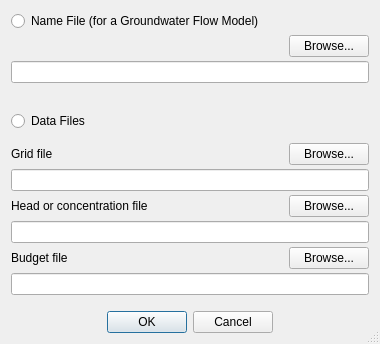
<?xml version="1.0" encoding="UTF-8"?>
<ui version="4.0">
 <class>Modflow6DataFilesDialog</class>
 <widget class="QDialog" name="Modflow6DataFilesDialog">
  <property name="geometry">
   <rect>
    <x>0</x>
    <y>0</y>
    <width>380</width>
    <height>343</height>
   </rect>
  </property>
  <property name="windowTitle">
   <string>Dialog</string>
  </property>
  <property name="sizeGripEnabled">
   <bool>true</bool>
  </property>
  <layout class="QGridLayout" name="gridLayout">
   <property name="spacing">
    <number>4</number>
   </property>
   <item row="3" column="0" colspan="2">
    <spacer name="verticalSpacer">
     <property name="orientation">
      <enum>Qt::Vertical</enum>
     </property>
     <property name="sizeType">
      <enum>QSizePolicy::MinimumExpanding</enum>
     </property>
     <property name="sizeHint" stdset="0">
      <size>
       <width>20</width>
       <height>24</height>
      </size>
     </property>
    </spacer>
   </item>
   <item row="10" column="1">
    <widget class="QPushButton" name="pushButtonBrowseModelBudgetFile">
     <property name="sizePolicy">
      <sizepolicy hsizetype="Fixed" vsizetype="Fixed">
       <horstretch>0</horstretch>
       <verstretch>0</verstretch>
      </sizepolicy>
     </property>
     <property name="text">
      <string>Browse...</string>
     </property>
    </widget>
   </item>
   <item row="6" column="1">
    <widget class="QPushButton" name="pushButtonBrowseModelGridFile">
     <property name="sizePolicy">
      <sizepolicy hsizetype="Fixed" vsizetype="Fixed">
       <horstretch>0</horstretch>
       <verstretch>0</verstretch>
      </sizepolicy>
     </property>
     <property name="text">
      <string>Browse...</string>
     </property>
    </widget>
   </item>
   <item row="5" column="0" colspan="2">
    <spacer name="verticalSpacer_2">
     <property name="orientation">
      <enum>Qt::Vertical</enum>
     </property>
     <property name="sizeType">
      <enum>QSizePolicy::Fixed</enum>
     </property>
     <property name="sizeHint" stdset="0">
      <size>
       <width>20</width>
       <height>8</height>
      </size>
     </property>
    </spacer>
   </item>
   <item row="7" column="0" colspan="2">
    <widget class="QLineEdit" name="lineEditModelGridFile"/>
   </item>
   <item row="2" column="0" colspan="2">
    <widget class="QLineEdit" name="lineEditModelNameFile"/>
   </item>
   <item row="0" column="0">
    <widget class="QRadioButton" name="radioButtonSpecifyModflow6NameFile">
     <property name="text">
      <string>Name File (for a Groundwater Flow Model)</string>
     </property>
    </widget>
   </item>
   <item row="11" column="0" colspan="2">
    <widget class="QLineEdit" name="lineEditModelBudgetFile">
     <property name="text">
      <string/>
     </property>
    </widget>
   </item>
   <item row="9" column="0" colspan="2">
    <widget class="QLineEdit" name="lineEditModelHeadOrConcFile"/>
   </item>
   <item row="10" column="0">
    <widget class="QLabel" name="label_3">
     <property name="text">
      <string>Budget file</string>
     </property>
    </widget>
   </item>
   <item row="13" column="0" colspan="2" alignment="Qt::AlignHCenter">
    <widget class="QDialogButtonBox" name="buttonBox">
     <property name="orientation">
      <enum>Qt::Horizontal</enum>
     </property>
     <property name="standardButtons">
      <set>QDialogButtonBox::Cancel|QDialogButtonBox::Ok</set>
     </property>
    </widget>
   </item>
   <item row="4" column="0" colspan="2">
    <widget class="QRadioButton" name="radioButtonSpecifyModflow6DataFiles">
     <property name="text">
      <string>Data Files</string>
     </property>
    </widget>
   </item>
   <item row="12" column="0" colspan="2">
    <spacer name="verticalSpacer_3">
     <property name="orientation">
      <enum>Qt::Vertical</enum>
     </property>
     <property name="sizeType">
      <enum>QSizePolicy::Fixed</enum>
     </property>
     <property name="sizeHint" stdset="0">
      <size>
       <width>20</width>
       <height>12</height>
      </size>
     </property>
    </spacer>
   </item>
   <item row="8" column="0">
    <widget class="QLabel" name="label_2">
     <property name="text">
      <string>Head or concentration file</string>
     </property>
    </widget>
   </item>
   <item row="8" column="1">
    <widget class="QPushButton" name="pushButtonBrowseModelHeadFile">
     <property name="sizePolicy">
      <sizepolicy hsizetype="Fixed" vsizetype="Fixed">
       <horstretch>0</horstretch>
       <verstretch>0</verstretch>
      </sizepolicy>
     </property>
     <property name="text">
      <string>Browse...</string>
     </property>
    </widget>
   </item>
   <item row="6" column="0">
    <widget class="QLabel" name="label">
     <property name="text">
      <string>Grid file</string>
     </property>
    </widget>
   </item>
   <item row="1" column="1">
    <widget class="QPushButton" name="pushButtonBrowseModelNameFile">
     <property name="sizePolicy">
      <sizepolicy hsizetype="Fixed" vsizetype="Fixed">
       <horstretch>0</horstretch>
       <verstretch>0</verstretch>
      </sizepolicy>
     </property>
     <property name="text">
      <string>Browse...</string>
     </property>
    </widget>
   </item>
  </layout>
 </widget>
 <resources/>
 <connections>
  <connection>
   <sender>buttonBox</sender>
   <signal>accepted()</signal>
   <receiver>Modflow6DataFilesDialog</receiver>
   <slot>accept()</slot>
   <hints>
    <hint type="sourcelabel">
     <x>248</x>
     <y>254</y>
    </hint>
    <hint type="destinationlabel">
     <x>157</x>
     <y>274</y>
    </hint>
   </hints>
  </connection>
  <connection>
   <sender>buttonBox</sender>
   <signal>rejected()</signal>
   <receiver>Modflow6DataFilesDialog</receiver>
   <slot>reject()</slot>
   <hints>
    <hint type="sourcelabel">
     <x>316</x>
     <y>260</y>
    </hint>
    <hint type="destinationlabel">
     <x>286</x>
     <y>274</y>
    </hint>
   </hints>
  </connection>
 </connections>
</ui>
